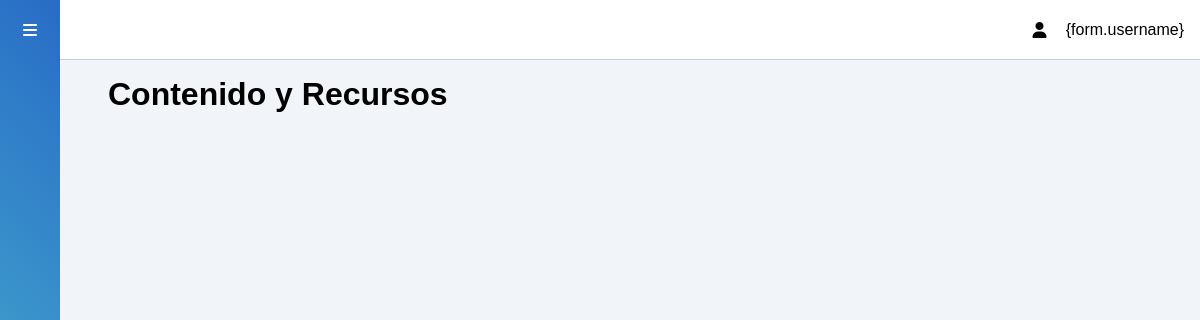
The page /aula/ on the database as committed earlier.
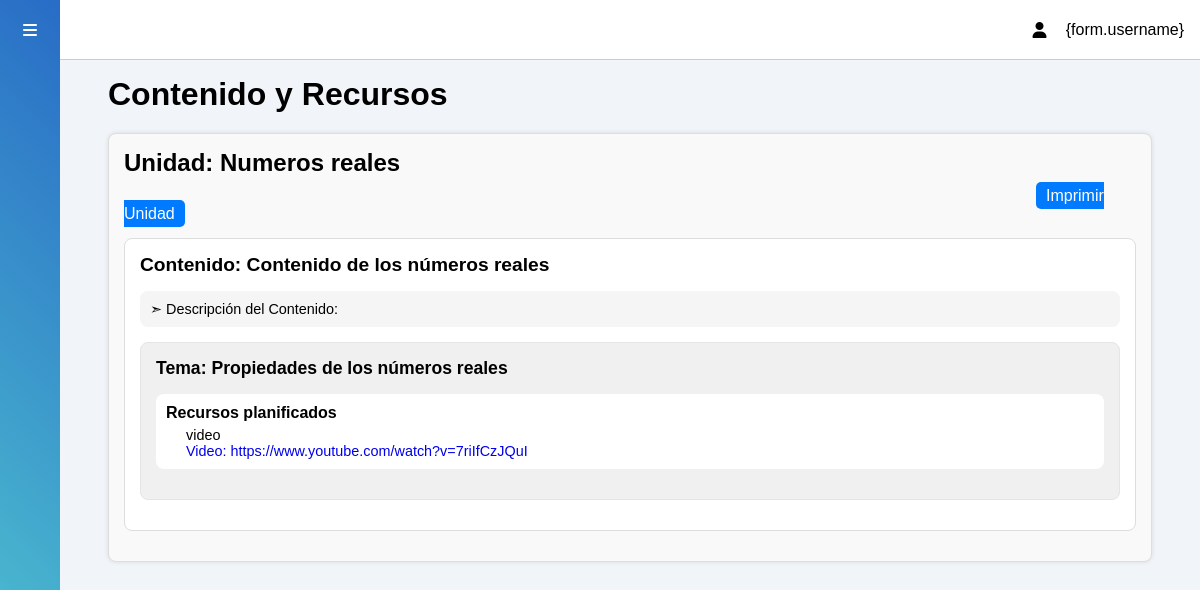
The same page on the database as committed later.
### tasks/models.py (models this page shows, shortened)
class Unidad(models.Model):
    nombre = models.CharField(max_length=100)

class Contenido(models.Model):
    nombre = models.CharField(max_length=100)
    descripcion= models.TextField(blank=True)
    unidad = models.ForeignKey(Unidad, on_delete=models.CASCADE)

class Tema(models.Model):
    nombre = models.CharField(max_length=100)
    contenido = models.ForeignKey(Contenido, on_delete=models.CASCADE)

class Material(models.Model):
    TIPOS_MATERIAL = [
        ('Video', 'Video'),
        ('Archivo', 'Archivo'),
        ('Presentación', 'Presentación'),
    ]
    tipo = models.CharField(max_length=20, choices=TIPOS_MATERIAL)
    enlace = models.URLField()
    contenido_material = models.TextField()  # Aquí se almacena el contenido del material
    temas = models.ManyToManyField(Tema)  # Relación muchos a muchos con Tema

### tasks/views.py (the view)
# urls.py: path('aula/', views.visualizar_contenido, name='aula_documento'),
def visualizar_contenido(request):
    unidades = Unidad.objects.all()
    contenidos = Contenido.objects.select_related('unidad').all()
    temas = Tema.objects.select_related('contenido__unidad').all()
    materiales = Material.objects.prefetch_related('temas').all()
    context = {
        'unidades': unidades,
        'contenidos': contenidos,
        'temas': temas,
        'materiales': materiales,
    }
    return render(request, 'contenido_material.html',context)

### tasks/templates/contenido_material.html (shortened to what this page needs)
{% extends 'profile.html' %}
{% block content %}
<h1>Contenido y Recursos</h1>
{% for unidad in unidades %}
<div style="border: 1px solid #ddd; margin: 20px 0; padding: 15px; background-color: #f9f9f9; border-radius: 8px; box-shadow: 0 0 5px rgba(0, 0, 0, 0.1);">
  <h2 style="font-size: 1.5em; margin-bottom: 10px;">Unidad: {{ unidad.nombre }}</h2>
  <a href="{% url 'imprimir_unidad' unidad.id %}" target="_blank" style="text-decoration: none; background-color: #007bff; color: #fff; padding: 5px 10px; border-radius: 5px;margin-left: 57em;">Imprimir Unidad</a>
  {% for contenido in contenidos %}
    {% if contenido.unidad == unidad %}
    <div style="border: 1px solid #ddd; margin: 15px 0; padding: 15px; background-color: #fff; border-radius: 8px;">
      <h3 style="font-size: 1.2em; margin-bottom: 10px;">Contenido: {{ contenido.nombre }}</h3>
      <div style="margin: 15px 0; padding: 10px; background-color: #f5f5f5; border-radius: 8px;">
        <p style="font-size: 0.9em;">➣ Descripción del Contenido: {{ contenido.descripcion }}</p>
      </div>
      {% for tema in temas %}
        {% if tema.contenido.unidad == unidad and tema.contenido == contenido %}
        <div style="border: 1px solid #e5e5e5; margin: 15px 0; padding: 15px; background-color: #f0f0f0; border-radius: 8px;">
          <h4 style="font-size: 1.1em; margin-bottom: 10px;">Tema: {{ tema.nombre }}</h4>
          <div style="margin: 15px 0; padding: 10px; background-color: #ffffff; border-radius: 8px;">
            <h5 style="font-size: 1em; margin-bottom: 5px;">Recursos planificados</h5>
            <ul style="list-style-type: disc; margin-left: 20px; font-size: 0.9em;">
            {% for material in materiales %}
              {% for material_tema in material.temas.all %}
                {% if material_tema == tema %}
                    <p>{{ material.contenido_material }}</p>
                    <li><a href="{{ material.enlace }}" target="_blank">{{ material.tipo }}: {{ material.enlace }}</a></li>
                {% endif %}
              {% endfor %}
            {% endfor %}
            </ul>
          </div>
        </div>
        {% endif %}
      {% endfor %}
    </div>
    {% endif %}
  {% endfor %}
</div>
{% endfor %}
{% endblock %}

Rows that differ between the two databases and show on the page:
added Unidad: nombre "Numeros reales"
added Contenido: nombre "Contenido de los números reales"
added Tema: nombre "Propiedades de los números reales"
added Material: contenido_material "video", tipo "Video", enlace "https://www.youtube.com/watch?v=7riIfCzJQuI"
